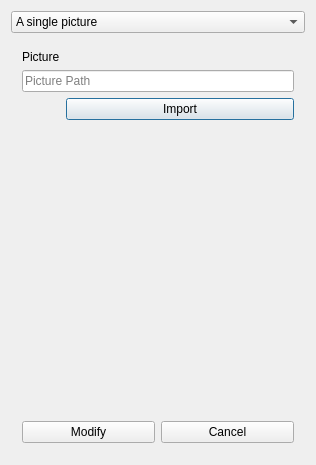
<?xml version="1.0" encoding="UTF-8"?>
<ui version="4.0">
 <class>ChangeSkyboxDialog</class>
 <widget class="QDialog" name="ChangeSkyboxDialog">
  <property name="geometry">
   <rect>
    <x>0</x>
    <y>0</y>
    <width>316</width>
    <height>465</height>
   </rect>
  </property>
  <property name="windowTitle">
   <string>changeskyboxDialog</string>
  </property>
  <layout class="QVBoxLayout" name="verticalLayout">
   <item>
    <widget class="QComboBox" name="comboBox">
     <item>
      <property name="text">
       <string>A single picture</string>
      </property>
     </item>
     <item>
      <property name="text">
       <string>6 pictures</string>
      </property>
     </item>
    </widget>
   </item>
   <item>
    <widget class="QStackedWidget" name="skyboxImageImporter">
     <property name="currentIndex">
      <number>0</number>
     </property>
     <widget class="QWidget" name="singlePictureWidget">
      <layout class="QFormLayout" name="formLayout">
       <item row="0" column="0">
        <widget class="QLabel" name="label">
         <property name="text">
          <string>Picture</string>
         </property>
        </widget>
       </item>
       <item row="1" column="0" colspan="2">
        <widget class="QLineEdit" name="picturePathText">
         <property name="placeholderText">
          <string>Picture Path</string>
         </property>
        </widget>
       </item>
       <item row="2" column="1">
        <widget class="QPushButton" name="importSingleButton">
         <property name="text">
          <string>Import</string>
         </property>
        </widget>
       </item>
      </layout>
     </widget>
     <widget class="QWidget" name="MultiplePicturesWidget">
      <layout class="QVBoxLayout" name="verticalLayout_2">
       <item>
        <widget class="QWidget" name="widget_3" native="true">
         <layout class="QHBoxLayout" name="horizontalLayout_8">
          <item>
           <widget class="QLabel" name="label_3">
            <property name="text">
             <string>Top</string>
            </property>
           </widget>
          </item>
          <item>
           <widget class="QLineEdit" name="textTop">
            <property name="placeholderText">
             <string>File path</string>
            </property>
           </widget>
          </item>
          <item>
           <widget class="QPushButton" name="importTopButton">
            <property name="text">
             <string>Import</string>
            </property>
           </widget>
          </item>
         </layout>
        </widget>
       </item>
       <item>
        <widget class="QWidget" name="widget_4" native="true">
         <layout class="QHBoxLayout" name="horizontalLayout_7">
          <item>
           <widget class="QLabel" name="label_4">
            <property name="text">
             <string>Down</string>
            </property>
           </widget>
          </item>
          <item>
           <widget class="QLineEdit" name="textBottom">
            <property name="placeholderText">
             <string>File path</string>
            </property>
           </widget>
          </item>
          <item>
           <widget class="QPushButton" name="importDownButton">
            <property name="text">
             <string>Import</string>
            </property>
           </widget>
          </item>
         </layout>
        </widget>
       </item>
       <item>
        <widget class="QWidget" name="widget_5" native="true">
         <layout class="QHBoxLayout" name="horizontalLayout_6">
          <item>
           <widget class="QLabel" name="label_5">
            <property name="text">
             <string>Left</string>
            </property>
           </widget>
          </item>
          <item>
           <widget class="QLineEdit" name="textLeft">
            <property name="placeholderText">
             <string>File path</string>
            </property>
           </widget>
          </item>
          <item>
           <widget class="QPushButton" name="importLeftButton">
            <property name="text">
             <string>Import</string>
            </property>
           </widget>
          </item>
         </layout>
        </widget>
       </item>
       <item>
        <widget class="QWidget" name="widget_6" native="true">
         <layout class="QHBoxLayout" name="horizontalLayout_5">
          <item>
           <widget class="QLabel" name="label_6">
            <property name="text">
             <string>Right</string>
            </property>
           </widget>
          </item>
          <item>
           <widget class="QLineEdit" name="textRight">
            <property name="placeholderText">
             <string>File path</string>
            </property>
           </widget>
          </item>
          <item>
           <widget class="QPushButton" name="importRightButton">
            <property name="text">
             <string>Import</string>
            </property>
           </widget>
          </item>
         </layout>
        </widget>
       </item>
       <item>
        <widget class="QWidget" name="widget_7" native="true">
         <layout class="QHBoxLayout" name="horizontalLayout_4">
          <item>
           <widget class="QLabel" name="label_7">
            <property name="text">
             <string>Front</string>
            </property>
           </widget>
          </item>
          <item>
           <widget class="QLineEdit" name="textFront">
            <property name="placeholderText">
             <string>File path</string>
            </property>
           </widget>
          </item>
          <item>
           <widget class="QPushButton" name="importFrontButton">
            <property name="text">
             <string>Import</string>
            </property>
           </widget>
          </item>
         </layout>
        </widget>
       </item>
       <item>
        <widget class="QWidget" name="widget_8" native="true">
         <layout class="QHBoxLayout" name="horizontalLayout_3">
          <item>
           <widget class="QLabel" name="label_8">
            <property name="text">
             <string>Back</string>
            </property>
           </widget>
          </item>
          <item>
           <widget class="QLineEdit" name="textBack">
            <property name="text">
             <string/>
            </property>
            <property name="placeholderText">
             <string>File path</string>
            </property>
           </widget>
          </item>
          <item>
           <widget class="QPushButton" name="importBackButton">
            <property name="text">
             <string>Import</string>
            </property>
           </widget>
          </item>
         </layout>
        </widget>
       </item>
      </layout>
     </widget>
    </widget>
   </item>
   <item>
    <widget class="QWidget" name="widget" native="true">
     <layout class="QHBoxLayout" name="horizontalLayout">
      <item>
       <widget class="QPushButton" name="modifyButton">
        <property name="text">
         <string>Modify</string>
        </property>
       </widget>
      </item>
      <item>
       <widget class="QPushButton" name="cancelButton">
        <property name="text">
         <string>Cancel</string>
        </property>
       </widget>
      </item>
     </layout>
    </widget>
   </item>
  </layout>
 </widget>
 <layoutdefault spacing="6" margin="11"/>
 <resources/>
 <connections>
  <connection>
   <sender>comboBox</sender>
   <signal>currentIndexChanged(int)</signal>
   <receiver>skyboxImageImporter</receiver>
   <slot>setCurrentIndex(int)</slot>
   <hints>
    <hint type="sourcelabel">
     <x>157</x>
     <y>21</y>
    </hint>
    <hint type="destinationlabel">
     <x>157</x>
     <y>228</y>
    </hint>
   </hints>
  </connection>
 </connections>
</ui>
